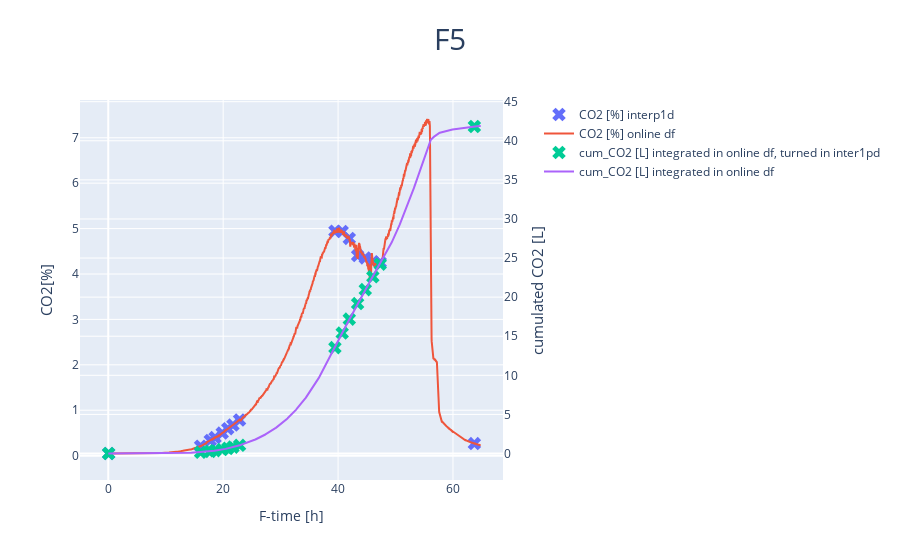

Write notebook code for a chart like this one.
### Code cell
import plotly.graph_objects as go
from plotly.subplots import make_subplots

x = df.index
x2 = a.dataset["CO2"].index

fig = make_subplots(specs=[[{"secondary_y": True}]])
fig.add_trace(go.Scatter( x= x, y=df["CO2 %"],mode="markers", marker= dict(size= 12, symbol="x"),name="CO2 [%] interp1d"), secondary_y=False)

fig.add_trace(go.Scatter(x =x2, y= a.dataset["CO2"]["CO2"], name="CO2 [%] online df"))
fig.add_trace(go.Scatter(x=x,y=df["cum_CO2 L"],mode="markers", marker= dict(size= 12, symbol="x"), name ="cum_CO2 [L] integrated in online df, turned in inter1pd " ),secondary_y=True)

fig.add_trace(go.Scatter(x=x2,y=a.dataset["CO2"]["cum_CO2 L"], name ="cum_CO2 [L] integrated in online df" ),secondary_y=True)
fig.update_layout(title_text="F5 ", title_x= 0.5,titlefont=dict(size=30))
fig.update_xaxes(title_text="F-time [h]")
fig.update_yaxes(title_text="CO2[%]", secondary_y =False, titlefont=dict(size=15))
fig.update_yaxes(title_text="cumulated CO2 [L]", secondary_y =True, titlefont=dict(size=15))
fig.show()

### Figure 1 — Plotly figure (JSON) as saved in the notebook; plotly's stock layout.template omitted (floating-point values rounded to 4 significant figures; data arrays with more than 128 entries replaced by an {"elided": "..."} marker saying what was removed)
{"data": [{"marker": {"size": 12, "symbol": "x"}, "mode": "markers", "name": "CO2 [%] interp1d", "type": "scatter", "x": [0.06944, 16.07, 17.75, 18.59, 19.84, 20.8, 21.7, 22.85, 39.45, 40.72, 41.95, 43.4, 44.74, 46.05, 47.34, 63.72], "xaxis": "x", "y": [0.047, 0.2076, 0.3351, 0.3977, 0.4966, 0.5926, 0.6734, 0.7845, 4.941, 4.936, 4.783, 4.407, 4.353, 4.268, 4.256, 0.2665], "yaxis": "y"}, {"name": "CO2 [%] online df", "type": "scatter", "x": {"elided": "3890 float values"}, "y": {"elided": "3890 float values"}}, {"marker": {"size": 12, "symbol": "x"}, "mode": "markers", "name": "cum_CO2 [L] integrated in online df, turned in inter1pd ", "type": "scatter", "x": [0.06944, 16.07, 17.75, 18.59, 19.84, 20.8, 21.7, 22.85, 39.45, 40.72, 41.95, 43.4, 44.74, 46.05, 47.34, 63.72], "xaxis": "x", "y": [7.558e-05, 0.1599, 0.2753, 0.3565, 0.5076, 0.6536, 0.8137, 1.051, 13.54, 15.41, 17.19, 19.18, 20.96, 22.6, 24.21, 41.83], "yaxis": "y2"}, {"name": "cum_CO2 [L] integrated in online df", "type": "scatter", "x": {"elided": "3890 float values"}, "xaxis": "x", "y": {"elided": "3890 float values"}, "yaxis": "y2"}], "layout": {"title": {"font": {"size": 30}, "text": "F5 ", "x": 0.5}, "xaxis": {"anchor": "y", "domain": [0, 0.94], "title": {"text": "F-time [h]"}}, "yaxis": {"anchor": "x", "domain": [0, 1], "title": {"font": {"size": 15}, "text": "CO2[%]"}}, "yaxis2": {"anchor": "x", "overlaying": "y", "side": "right", "title": {"font": {"size": 15}, "text": "cumulated CO2 [L]"}}}}
